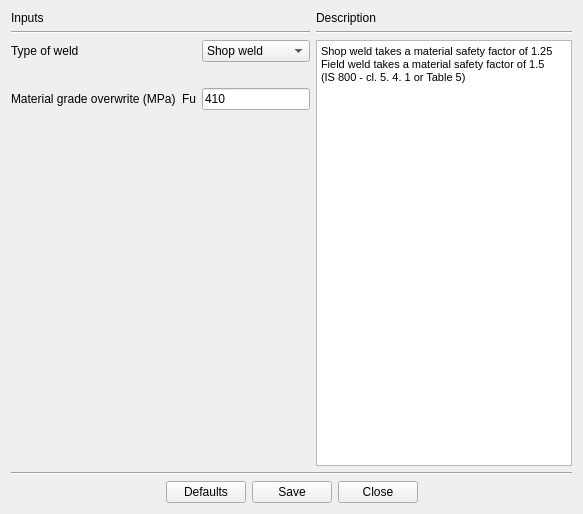
     <widget class="QWidget" name="tab_Weld">
      <attribute name="title">
       <string>Weld</string>
      </attribute>
      <layout class="QGridLayout" name="gridLayout_13">
       <item row="2" column="0" colspan="2">
        <layout class="QGridLayout" name="gridLayout_3">
         <item row="2" column="0">
          <widget class="QLabel" name="label_6">
           <property name="text">
            <string>Material grade overwrite (MPa)</string>
           </property>
          </widget>
         </item>
         <item row="0" column="2">
          <widget class="QComboBox" name="combo_weldType">
           <item>
            <property name="text">
             <string>Shop weld</string>
            </property>
           </item>
           <item>
            <property name="text">
             <string>Field weld</string>
            </property>
           </item>
          </widget>
         </item>
         <item row="0" column="0">
          <widget class="QLabel" name="label_22">
           <property name="text">
            <string>Type of weld</string>
           </property>
          </widget>
         </item>
         <item row="1" column="0">
          <widget class="QLabel" name="label_27">
           <property name="text">
            <string/>
           </property>
          </widget>
         </item>
         <item row="2" column="2">
          <widget class="QLineEdit" name="txt_weldFu">
           <property name="text">
            <string>410</string>
           </property>
           <property name="alignment">
            <set>Qt::AlignLeading|Qt::AlignLeft|Qt::AlignVCenter</set>
           </property>
          </widget>
         </item>
         <item row="2" column="1">
          <widget class="QLabel" name="label_10">
           <property name="text">
            <string>Fu</string>
           </property>
          </widget>
         </item>
        </layout>
       </item>
       <item row="0" column="0">
        <widget class="QLabel" name="label_16">
         <property name="text">
          <string>Inputs</string>
         </property>
        </widget>
       </item>
       <item row="0" column="2" rowspan="4">
        <layout class="QGridLayout" name="gridLayout_7">
         <item row="0" column="0">
          <widget class="QLabel" name="label_17">
           <property name="text">
            <string>Description</string>
           </property>
          </widget>
         </item>
         <item row="1" column="0">
          <widget class="Line" name="line_5">
           <property name="orientation">
            <enum>Qt::Horizontal</enum>
           </property>
          </widget>
         </item>
         <item row="2" column="0">
          <widget class="QTextBrowser" name="textBrowser_weldDescription">
           <property name="minimumSize">
            <size>
             <width>210</width>
             <height>320</height>
            </size>
           </property>
           <property name="html">
            <string>&lt;!DOCTYPE HTML PUBLIC &quot;-//W3C//DTD HTML 4.0//EN&quot; &quot;http://www.w3.org/TR/REC-html40/strict.dtd&quot;&gt;
&lt;html&gt;&lt;head&gt;&lt;meta name=&quot;qrichtext&quot; content=&quot;1&quot; /&gt;&lt;style type=&quot;text/css&quot;&gt;
p, li { white-space: pre-wrap; }
&lt;/style&gt;&lt;/head&gt;&lt;body style=&quot; font-family:'Arial'; font-size:8.25pt; font-weight:400; font-style:normal;&quot;&gt;
&lt;p align=&quot;justify&quot; style=&quot; margin-top:0px; margin-bottom:0px; margin-left:0px; margin-right:0px; -qt-block-indent:0; text-indent:0px;&quot;&gt;&lt;span style=&quot; font-family:'MS Shell Dlg 2'; font-size:8pt;&quot;&gt;Shop weld takes a material safety factor of 1.25&lt;/span&gt;&lt;/p&gt;
&lt;p align=&quot;justify&quot; style=&quot; margin-top:0px; margin-bottom:0px; margin-left:0px; margin-right:0px; -qt-block-indent:0; text-indent:0px;&quot;&gt;&lt;span style=&quot; font-family:'MS Shell Dlg 2'; font-size:8pt;&quot;&gt;Field weld takes a material safety factor of 1.5&lt;/span&gt;&lt;/p&gt;
&lt;p align=&quot;justify&quot; style=&quot; margin-top:0px; margin-bottom:0px; margin-left:0px; margin-right:0px; -qt-block-indent:0; text-indent:0px;&quot;&gt;&lt;span style=&quot; font-family:'MS Shell Dlg 2'; font-size:8pt;&quot;&gt;(IS 800 - cl. 5. 4. 1 or Table 5)&lt;/span&gt;&lt;/p&gt;&lt;/body&gt;&lt;/html&gt;</string>
           </property>
          </widget>
         </item>
        </layout>
       </item>
       <item row="1" column="0" colspan="2">
        <widget class="Line" name="line_8">
         <property name="orientation">
          <enum>Qt::Horizontal</enum>
         </property>
        </widget>
       </item>
       <item row="4" column="0" colspan="3">
        <widget class="Line" name="line_3">
         <property name="orientation">
          <enum>Qt::Horizontal</enum>
         </property>
        </widget>
       </item>
       <item row="5" column="0" colspan="3">
        <layout class="QHBoxLayout" name="horizontalLayout_2">
         <item>
          <spacer name="horizontalSpacer_6">
           <property name="orientation">
            <enum>Qt::Horizontal</enum>
           </property>
           <property name="sizeHint" stdset="0">
            <size>
             <width>40</width>
             <height>20</height>
            </size>
           </property>
          </spacer>
         </item>
         <item>
          <widget class="QPushButton" name="pushButton_defaults_Weld">
           <property name="text">
            <string>Defaults</string>
           </property>
          </widget>
         </item>
         <item>
          <widget class="QPushButton" name="pushButton_save_Weld">
           <property name="text">
            <string>Save</string>
           </property>
          </widget>
         </item>
         <item>
          <widget class="QPushButton" name="pushButton_close_Weld">
           <property name="text">
            <string>Close</string>
           </property>
          </widget>
         </item>
         <item>
          <spacer name="horizontalSpacer_5">
           <property name="orientation">
            <enum>Qt::Horizontal</enum>
           </property>
           <property name="sizeHint" stdset="0">
            <size>
             <width>40</width>
             <height>20</height>
            </size>
           </property>
          </spacer>
         </item>
        </layout>
       </item>
       <item row="3" column="0">
        <layout class="QVBoxLayout" name="verticalLayout">
         <item>
          <spacer name="verticalSpacer_2">
           <property name="orientation">
            <enum>Qt::Vertical</enum>
           </property>
           <property name="sizeType">
            <enum>QSizePolicy::Fixed</enum>
           </property>
           <property name="sizeHint" stdset="0">
            <size>
             <width>20</width>
             <height>350</height>
            </size>
           </property>
          </spacer>
         </item>
        </layout>
       </item>
      </layout>
     </widget>
